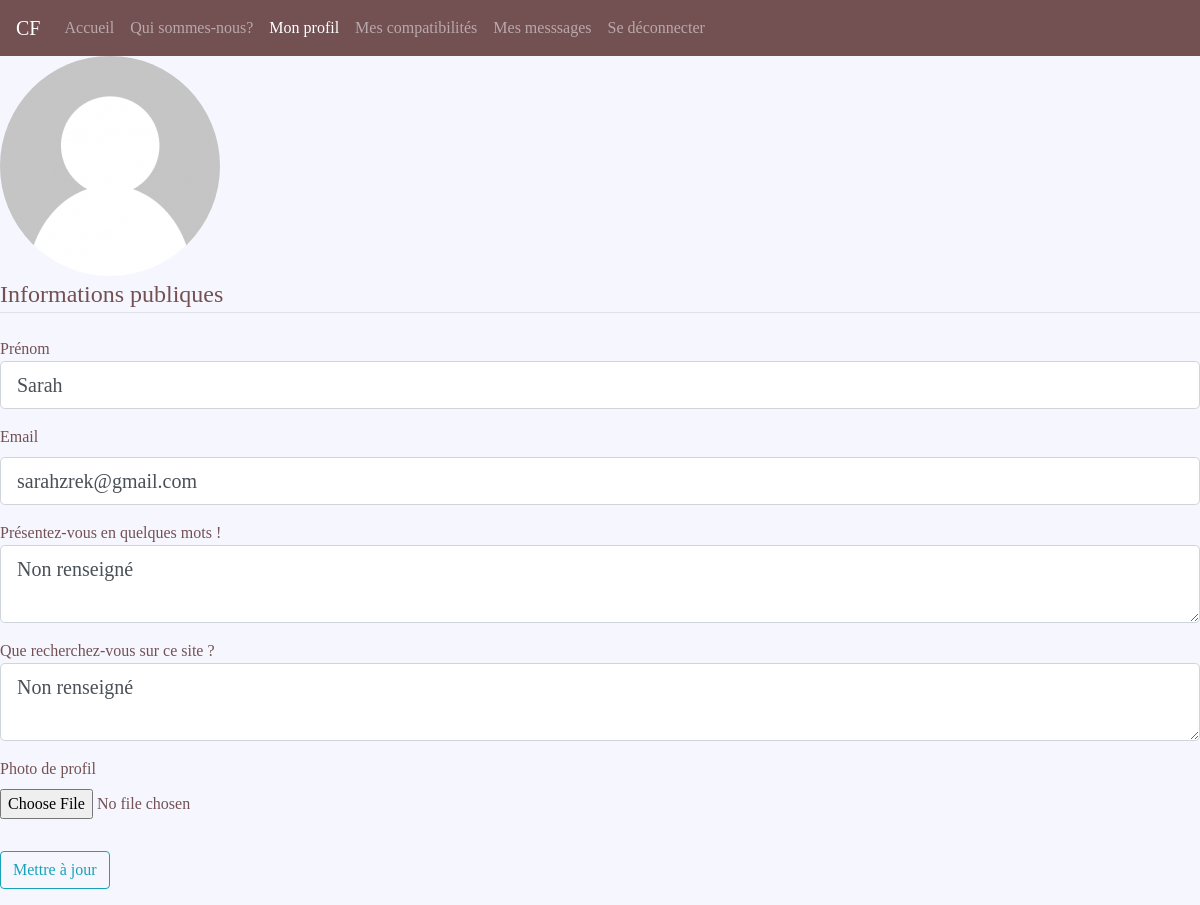
Page /modifprofil (signed in) on the committed database.
### models.py (models this page shows, shortened)
class users(db.Model):
  __tablename__='users'
  __bind_key__ = 'users'
  _id = db.Column("id",db.Integer,primary_key=True)
  firstname = db.Column(db.String(100))
  lastname = db.Column(db.String(100))
  email = db.Column(db.String(120), unique=True)
  gender=db.Column(db.Integer) #=1 if man et 2 if woman
  man=db.Column(db.Integer)
  woman=db.Column(db.Integer)
  region=db.Column(db.Integer)
  same_region=db.Column(db.Integer)
  pwdhash = db.Column(db.String(54))
  image_file = db.Column(db.String(20), nullable=False, default='..\profile_pics\default.jpg')
  description = db.Column(db.String(200),default="Non renseigné")
  recherche=db.Column(db.String(200),default="Non renseigné")
  messages_sent = db.relationship('Message',foreign_keys='Message.sender_id',backref='author', lazy='dynamic')
  messages_received = db.relationship('Message',foreign_keys='Message.recipient_id',backref='recipient', lazy='dynamic')

### routes.py (the view)
@app.route("/modifprofil", methods=['GET', 'POST'])
def modifprofil():
    if 'email' in session:
          user = users.query.filter_by(email = session['email']).first()
          form = UpdateAccountForm()
          if form.validate_on_submit():
              if form.picture.data:
                  picture_file = save_picture(form.picture.data)
                  user.image_file = picture_file
              user.description=form.description.data
              if form.recherche.data:
                  user.recherche=form.recherche.data
              user.firstname = form.firstname.data
              user.email = form.email.data
              db.session.commit()
              flash('Tes informations ont été mises à jour!', 'success')
              return redirect(url_for('profile'))
          elif request.method == 'GET':
              form.firstname.data = user.firstname
              form.email.data = user.email
              form.description.data=user.description
              form.recherche.data=user.recherche
          image_file = url_for('static', filename='profile_pics/' + user.image_file)
          return render_template('modifprofil.html', title='modifprofil',
                                  image_file=image_file, form=form)
    else:
        return redirect(url_for('signin'))

### models.py
class UpdateAccountForm(Form):
    firstname = StringField('Prénom',
                           validators=[DataRequired(), Length(min=2, max=20)])
    email = StringField('Email',
                        validators=[DataRequired(), Email()])
    picture = FileField('Photo de profil', validators=[FileAllowed(['jpg', 'png','jpeg'])])
    submit = SubmitField('Mettre à jour')
    description = TextAreaField('Description')
    recherche = TextAreaField('Recherche')

### templates/modifprofil.html (shortened to what this page needs)
<!DOCTYPE html>
<html>
<head>
<link
rel="stylesheet"
href="https://stackpath.bootstrapcdn.com/bootstrap/4.4.1/css/bootstrap.min.css"
integrity="sha384-Vkoo8x4CGsO3+Hhxv8T/Q5PaXtkKtu6ug5TOeNV6gBiFeWPGFN9MuhOf23Q9Ifjh"
crossorigin="anonymous"
>
    <link rel="stylesheet" type="text/css" media="screen" href=../static/styles/base.css>
</head>
<header>
     <div class="container-fluid">
      <div class="row">
        <nav class="col navbar navbar-expand-lg navbar-dark">
          <a class="navbar-brand">CF</a>
          <div id="navbarContent" class="collapse navbar-collapse">
            <ul class="navbar-nav">
              <li class="nav-item">
                <a class="nav-link" href="">Accueil</a>
              </li>
              <li class="nav-item">
                <a class="nav-link" href="#">Qui sommes-nous?</a>
              </li>
                 <li class="nav-item active">
                <a class="nav-link" href="#">Mon profil</a>
              </li>
                 <li class="nav-item">
                <a class="nav-link" href="{{url_for('compa')}}">Mes compatibilités</a>
              </li>
                 <li class="nav-item">
                <a class="nav-link" href="{{url_for('messages')}}">Mes messsages</a>
              </li>
              <li class="nav-item">
                <a class="nav-link" href="{{ url_for('signout') }}">Se déconnecter</a>
              </li>
            </ul>
          </div>
        </nav>
      </div>
    </div>
</header>
<body>
    <div class="content-section">
      <div class="media">
        <img class="rounded-circle account-img" src="{{ image_file }}">
      </div>
        <form method="POST" action="" enctype="multipart/form-data">
            <fieldset class="form-group">
                <legend class="border-bottom mb-4"> Informations publiques</legend>
                <div class="form-group">
                    Prénom
                    {% if form.firstname.errors %}
                        {{ form.firstname(class="form-control form-control-lg is-invalid") }}
                        <div class="invalid-feedback">
                            {% for error in form.firstname.errors %}
                                <span>{{ error }}</span>
                            {% endfor %}
                        </div>
                    {% else %}
                        {{ form.firstname(class="form-control form-control-lg") }}
                    {% endif %}
                </div>
                <div class="form-group">
                    {{ form.email.label(class="form-control-label") }}
                    {% if form.email.errors %}
                        {{ form.email(class="form-control form-control-lg is-invalid") }}
                        <div class="invalid-feedback">
                            {% for error in form.email.errors %}
                                <span>{{ error }}</span>
                            {% endfor %}
                        </div>
                    {% else %}
                        {{ form.email(class="form-control form-control-lg") }}
                    {% endif %}
                </div>
                <div class="form-group">
                    Présentez-vous en quelques mots ! <br>
                    {{form.description(class="form-control form-control-lg")}}
                </div>
                <div class="form-group">
                    Que recherchez-vous sur ce site ? <br>
                    {{form.recherche(class="form-control form-control-lg")}}
                </div>
                <div class="form-group">
                    {{ form.picture.label() }}
                    {{ form.picture(class="form-control-file") }}
                </div>
            </fieldset>
            <div class="form-group">
                {{ form.submit(class="btn btn-outline-info") }}
            </div>
        </form>
    </div>
</body>
</html>

### static/styles/base.css (style rules this page uses)
body { font-family: "Apple Chancery, cursive"; color:#735153; background-color: rgba(211,211,256,0.2); }
.navbar { background-color:#735153; }

### rows in the picture
users: firstname "Sarah", email "sarahzrek@gmail.com", description "Non renseigné", recherche "Non renseigné"
